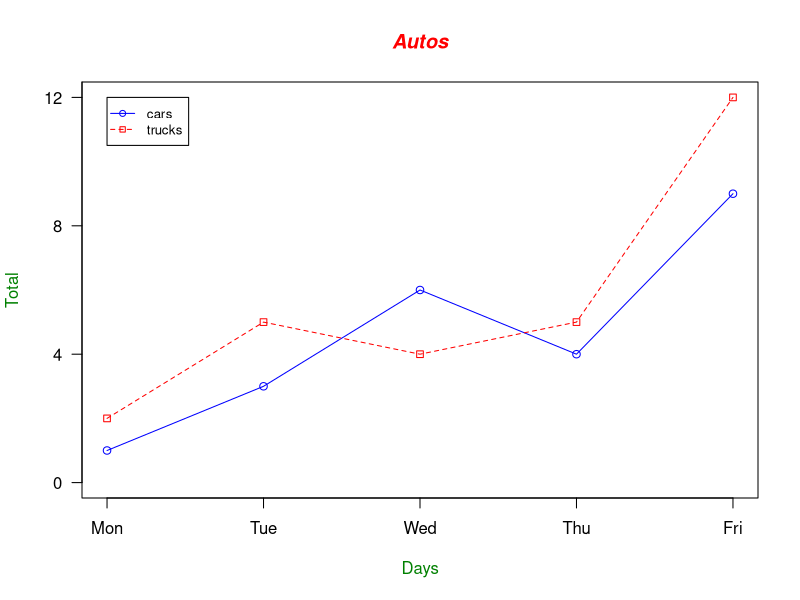

Here is the R script that generated this plot:
# Define 2 vectors
cars <- c(1, 3, 6, 4, 9)
trucks <- c(2, 5, 4, 5, 12)

# Calculate range from 0 to max value of cars and trucks
g_range <- range(0, cars, trucks)

# Graph autos using y axis that ranges from 0 to max 
# value in cars or trucks vector.  Turn off axes and 
# annotations (axis labels) so we can specify them ourself
plot(cars, type="o", col="blue", ylim=g_range, 
     axes=FALSE, ann=FALSE)

# Make x axis using Mon-Fri labels
axis(1, at=1:5, lab=c("Mon","Tue","Wed","Thu","Fri"))

# Make y axis with horizontal labels that display ticks at 
# every 4 marks. 4*0:g_range[2] is equivalent to c(0,4,8,12).
axis(2, las=1, at=4*0:g_range[2])

# Create box around plot
box()

# Graph trucks with red dashed line and square points
lines(trucks, type="o", pch=22, lty=2, col="red")

# Create a title with a red, bold/italic font
title(main="Autos", col.main="red", font.main=4)

# Label the x and y axes with dark green text
title(xlab="Days", col.lab=rgb(0,0.5,0))
title(ylab="Total", col.lab=rgb(0,0.5,0))

# Create a legend at (1, g_range[2]) that is slightly smaller 
# (cex) and uses the same line colors and points used by 
# the actual plots 
legend(1, g_range[2], c("cars","trucks"), cex=0.8, 
       col=c("blue","red"), pch=21:22, lty=1:2);